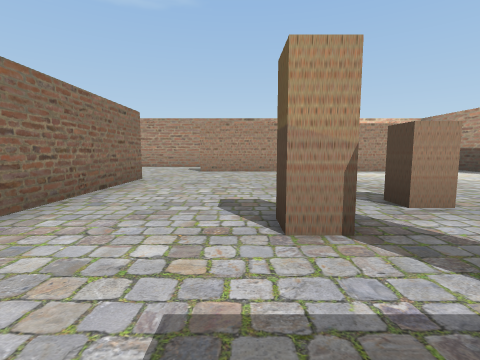
[1] (above)

24 first-person views from a walk through a 3-D level made in the Unity game engine. The camera is 1.2 m above the floor, tilts 6° down and sees 85° across. The floor is counted in squares, 2 m on a side. Each view is taken from the middle of a square. On the plan, view 1 faces up. The plan holds only what a view shows up to about 9 squares ahead; the rest is blank. The place goes on beyond the plan. The player is left out.

[2]
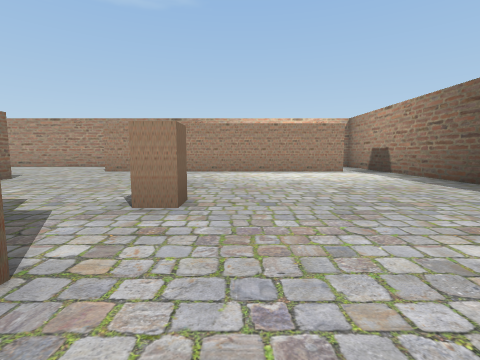

[3]
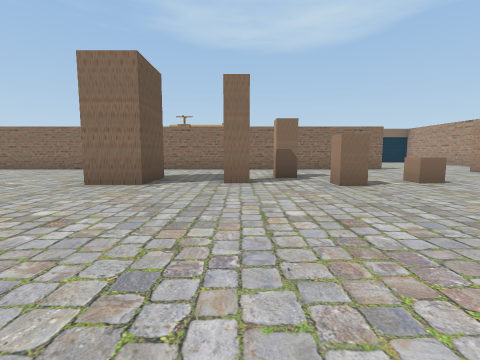

[4]
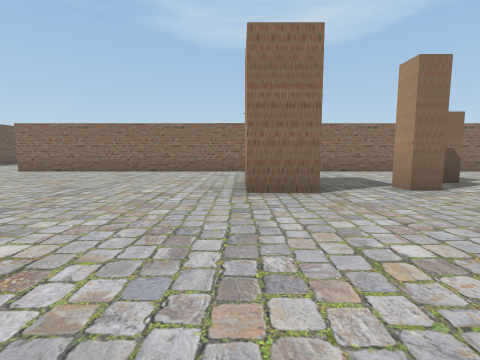

[5]
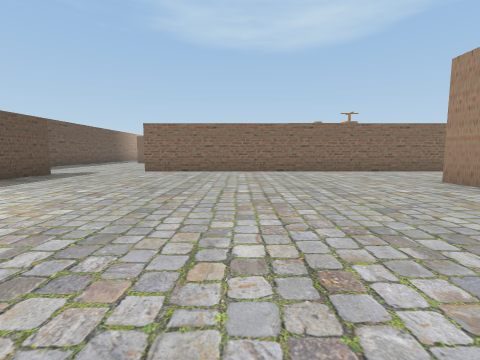

[6]
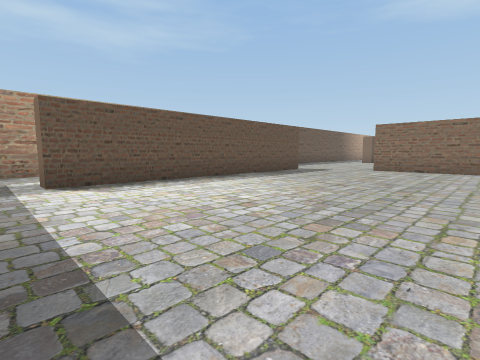

[7]
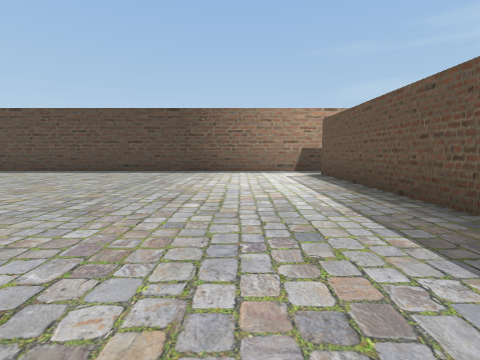

[8]
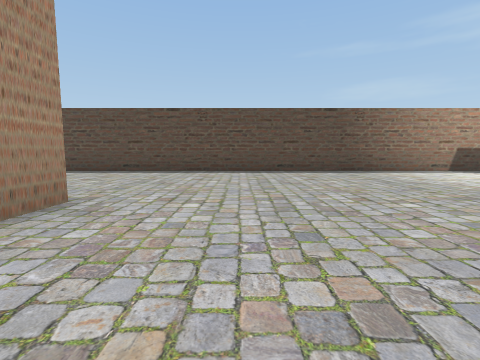

[9]
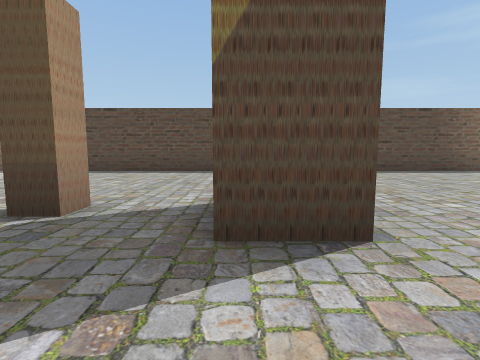

[10]
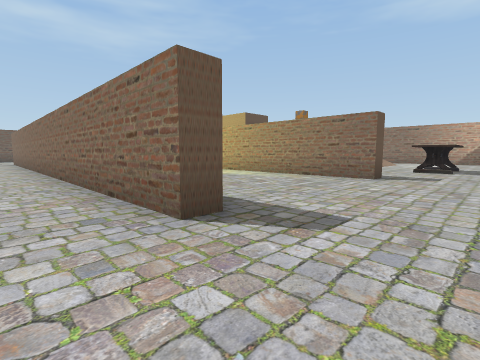

[11]
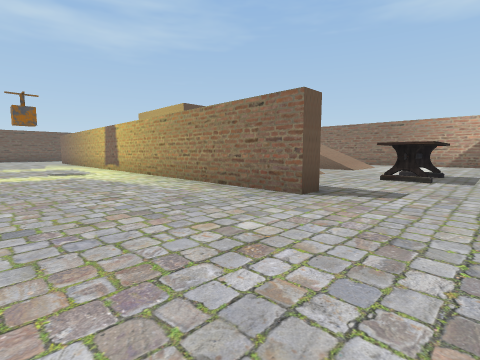

[12]
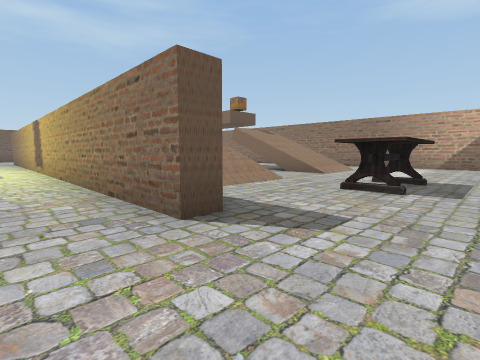

[13]
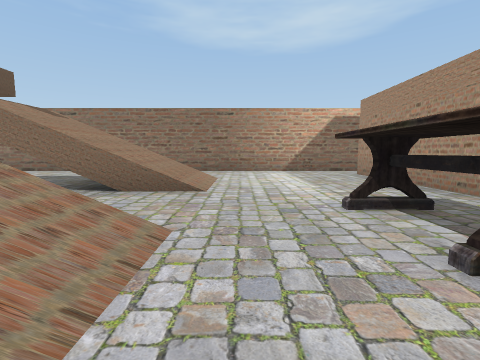

[14]
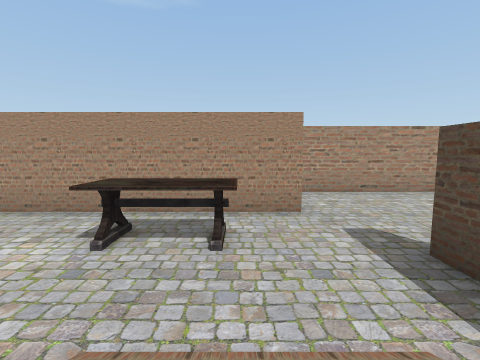

[15]
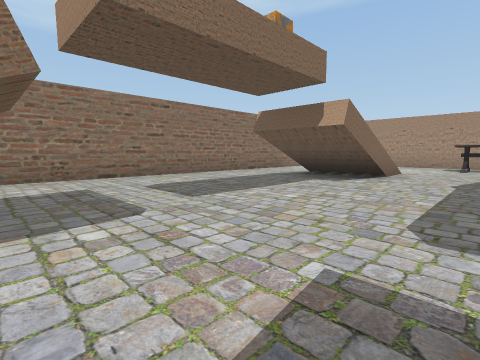

[16]
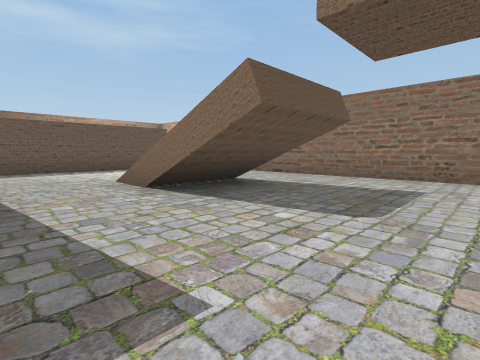

[17]
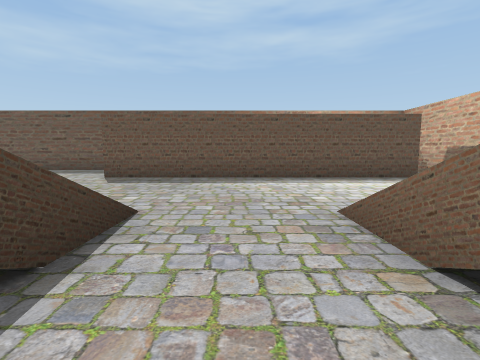

[18]
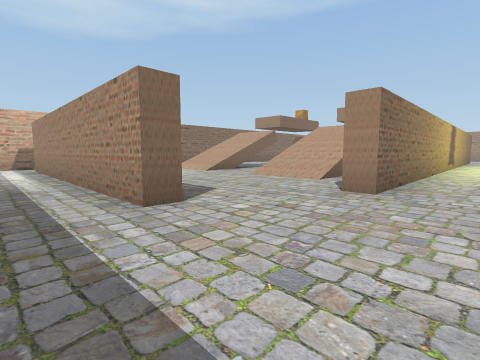

[19]
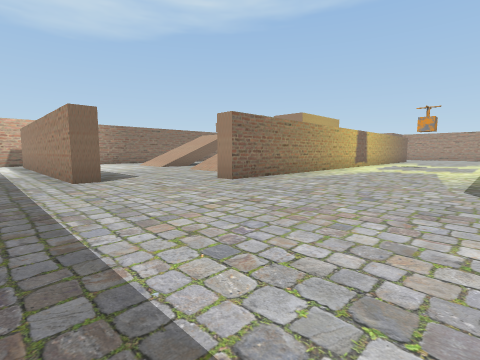

[20]
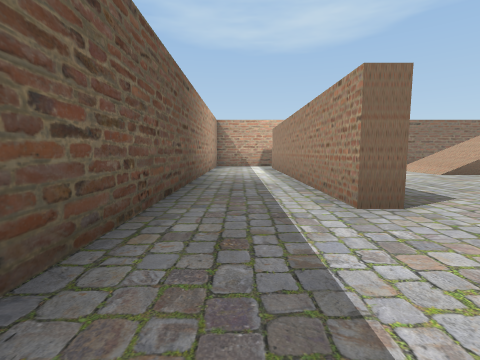

[21]
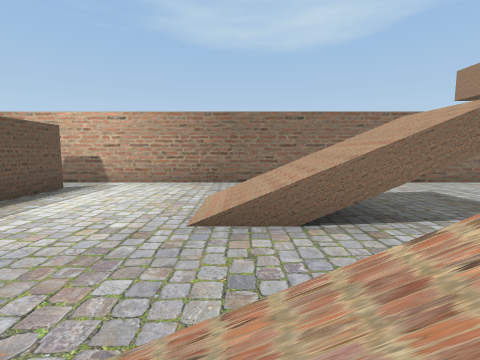

[22]
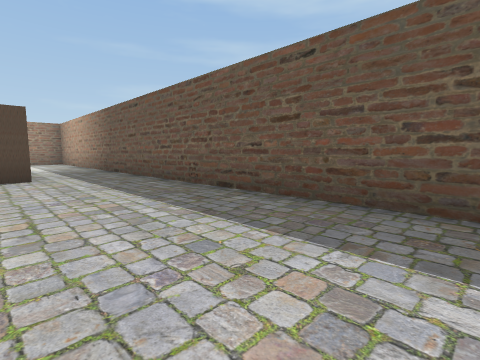

[23]
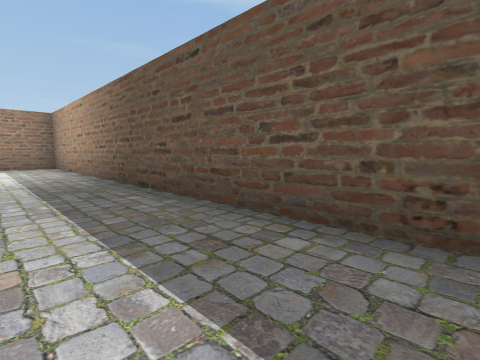

[24]
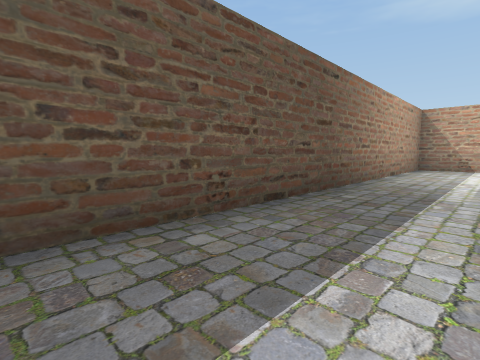

### Floor plan
Key: @ floor where view 1 was taken; # wall or solid block; . floor; / step, stairs or slope; = window, fence, low wall or low ledge; v drop or lower ground; O other object.
Columns run from 18 left of view 1 to 8 right of it. Each row starts with its distance up from view 1.
 11           #####
 10           ....
  9 # ### ####.......########.#
  8 #.........................#
  7 #.....OOO.................#
  6 #.....OOO.................#
  5 #.........#....#....O.....#
  4 #..///.///#....#..........#
  3 #..///.#/ #....#....O.....#
  2 #..///.v  =....#..O.......#
  1 #..///.   #....#....#.....#
  0 #.......  #....#..@.......#
 -1 #.......  #....#...##.....#
 -2 #.......  #....#...##.....#
 -3 #.......  #....#..........#
 -4 #.././... #....#..........#
 -5 #..///. //=....#..........#
 -6 #..///.v//#....#..........#
 -7 #..///.=//#....#..........#
 -8 #.........#....#..........#
 -9 #.........#....#..........#
-10 #.........................#
-11 #.########.......########.#
-12 #.........................#
-13 #.........................#
-14 ###########################

Where each view was taken, in squares from view 1:
view 1: 0 up, 0 right, facing up
view 2: 0 up, 3 right, facing up
view 3: 1 up, 7 right, facing left
view 4: 2 down, 6 right, facing left
view 5: 6 down, 6 right, facing left
view 6: 6 down, 7 right, facing down-left
view 7: 9 down, 1 left, facing right
view 8: 4 down, 1 left, facing right
view 9: 1 down, 1 left, facing right
view 10: 8 up, 1 left, facing down-left
view 11: 8 up, 4 left, facing down-left
view 12: 8 up, 6 left, facing down-left
view 13: 5 up, 9 left, facing left
view 14: 3 up, 10 left, facing up
view 15: 4 down, 11 left, facing up-left
view 16: 2 down, 11 left, facing down-left
view 17: 5 down, 12 left, facing down
view 18: 13 down, 6 left, facing up-left
view 19: 13 down, 3 left, facing up-left
view 20: 13 down, 6 left, facing left
view 21: 7 down, 10 left, facing left
view 22: 11 down, 8 left, facing down-right
view 23: 12 down, 4 left, facing down-right
view 24: 12 down, 7 left, facing down-left
